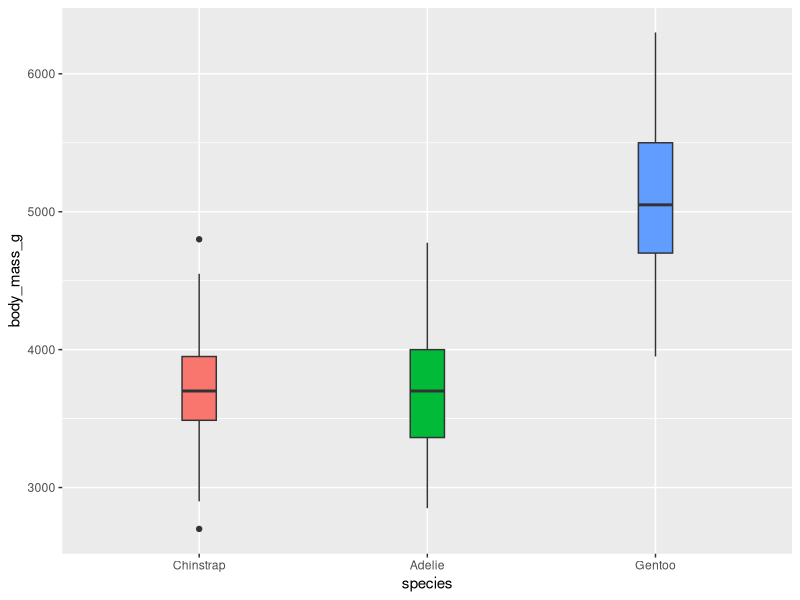
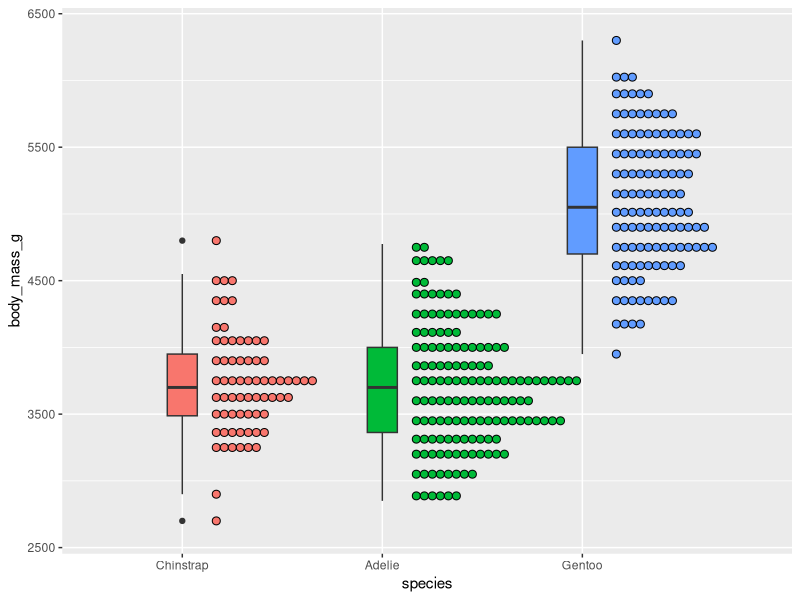
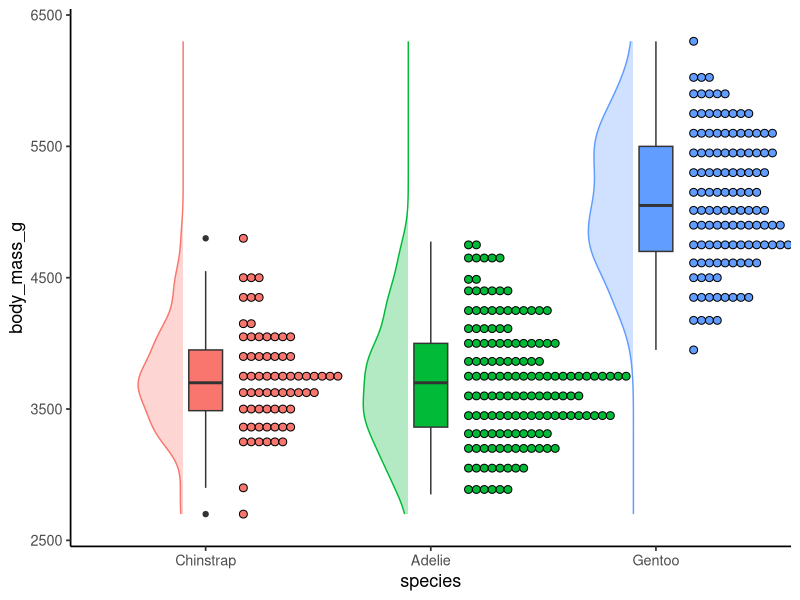

Write R code to recreate these figures, in order.
## ---- chunk 1
knitr::opts_chunk$set(message = F, 
                      error = F, 
                      warning = F,
                      fig.align = "center")

## ---- chunk 2
library(tidyverse)
library(palmerpenguins)

P_raincloud <- penguins %>% 
  mutate(species = fct_relevel(species, c("Chinstrap", "Adelie", "Gentoo"))) %>% 
  filter(!is.na(sex)) %>%  
  ggplot() + 
  geom_boxplot(aes(x = species, fill = species, y = body_mass_g), 
               width = 0.15,
               show.legend = F)

P_raincloud

## ---- chunk 3
P_raincloud <- P_raincloud +
  geom_dotplot(aes(x = species, fill = species, y = body_mass_g),
               binaxis = "y",
               position = position_nudge(x = 0.15),
               dotsize = 0.5,
               show.legend = F)

P_raincloud

## ---- chunk 4
P_raincloud <- P_raincloud + 
  geom_ribbon(aes(x = species, y = body_mass_g, 
                  xmin = after_stat(group),
                  xmax = after_stat(group - ndensity*0.2),
                  colour = species, fill = after_scale(alpha(colour, 0.3))),
              stat = "density", outline.type = "upper",
              position = position_nudge(x = -0.1),
              show.legend = F) +
  coord_cartesian(x = c(1, 3)) + 
  theme_classic(base_size = 13)

P_raincloud 

